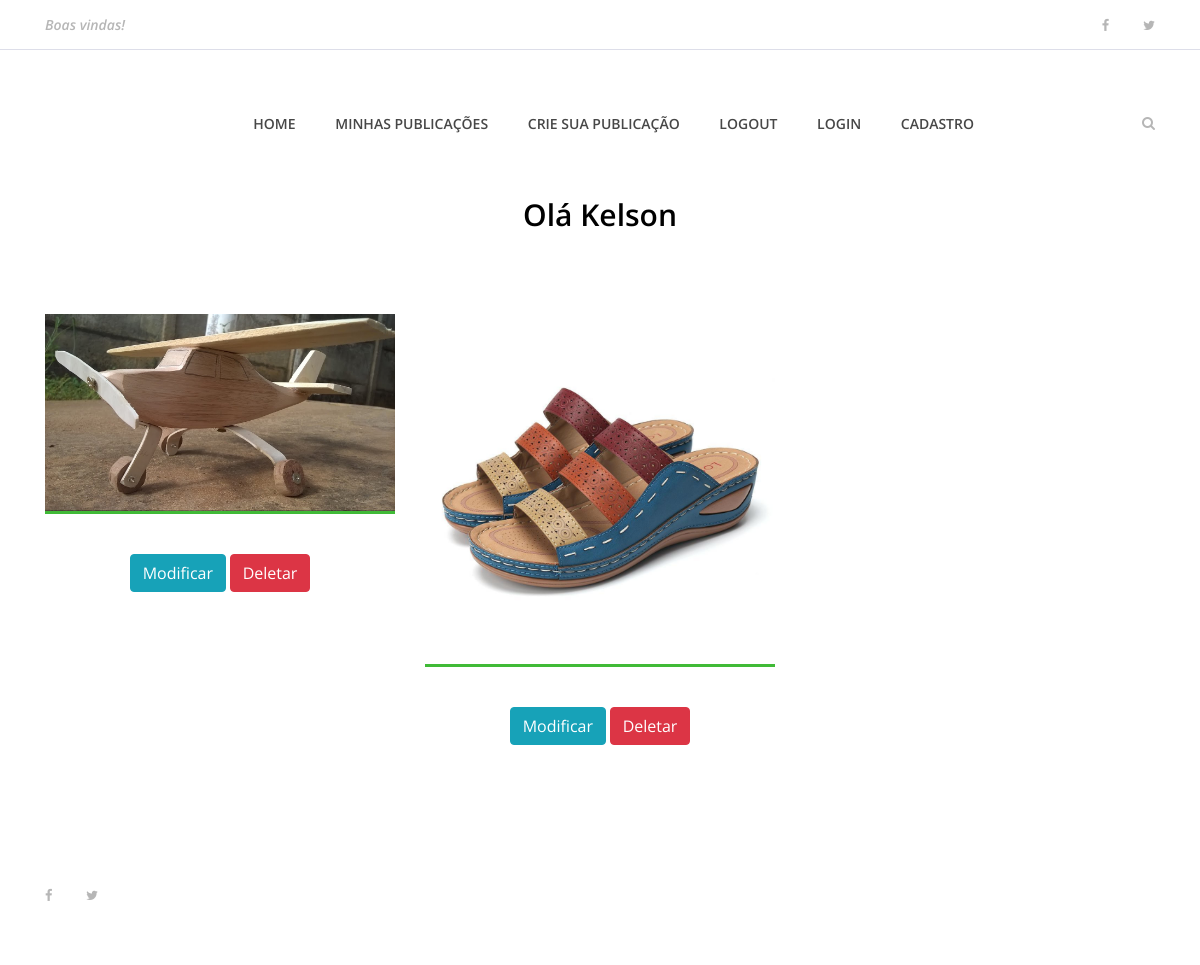
The page /usuarios/dashboard (signed in) on the database its author committed.
### publicacao/models.py (models this page shows)
class Publicacao(models.Model):
    usuario = models.ForeignKey(Usuario, on_delete=models.CASCADE)
    nome_publicacao = models.CharField(max_length=200)
    descricao = models.TextField()
    categoria = models.CharField(max_length=100)
    preco = models.FloatField()
    data_publicacao = models.DateField(default=datetime.now, blank=True)
    publicada = models.BooleanField(default=False)
    foto_publicacao = models.ImageField(upload_to='fotos/%d/%m/%Y', blank = True)
    def __str__(self):
        return "Nome do objeto é = %s" % self.foto_publicacao

### user/views.py (the view)
# urls.py: path('dashboard', views.dashboard, name='dashboard'),
def dashboard(request):
    if request.user.is_authenticated: # verifico o usuario está autenticado
        print('Usuario do Django' + str(request.user.id))
        usuario = get_object_or_404(Usuario,pk=request.user.id)
        print(usuario)
        publicacoes = Publicacao.objects.order_by('-data_publicacao').filter(usuario = usuario.id)
        dados = {
            'publicacoes' : publicacoes
        }
        print(dados)
        return render(request, 'usuarios/dashboard.html', dados)
    else:
        return redirect('index')

### user/models.py (called while the page is built)
    def __str__(self):
        return "Nome do objeto é = %s" % self.nome

### templates/usuarios/dashboard.html (shortened to what this page needs)
{% extends 'base.html' %}
{% load static %}
{% block content %}
    {% include 'partials/_menu.html' %}
<div class="contact-area section-padding-0">
   <div class="container">
       <div class="row">
           <div class="col-12">
               <div class="section-heading">
                   <h3>Olá {{ user.username }}</h3>
               </div>
           </div>
       </div>
   </div>
</div>
    <section class="best-receipe-area">
        <div class="container">
            <div class="row">
                {% if publicacoes %}
                {% for publicacao in publicacoes %}
                <div class="col-12 col-sm-6 col-lg-4">
                    <div class="single-best-receipe-area mb-30">
                        {% if publicacao.foto_publicacao == '' %}
                        <img src="{% static 'img/bg-img/foto_receita.png' %}" alt="">
                        {% else %}
                            <img src="{{ publicacao.foto_publicacao.url }}" alt="">
                        {% endif %}
                        <div class="receipe-content">
                            <a href="{% url 'publicacao' publicacao.id %}">
                                <a href="{% url 'edita_publicacao' publicacao.id %}" type="button" class="btn btn-info">Modificar</a>
                                <a href="{% url 'deleta_publicacao' publicacao.id %}" type="button" class="btn btn-danger">Deletar</a>
                            </a>
                        </div>
                    </div>
                </div>
                {% endfor %}
                {% endif %}
            </div>
        </div>
    </section>
{% include 'partials/_footer.html' %}
{% endblock %}

### TocDoArtesao/static/site.css (style rules this page uses)
* { margin: 0; padding: 0; }
body { font-family: "Open Sans", sans-serif; font-size: 14px; }
h1, h2, h3, h4, h5, h6 { color: #000000; line-height: 1.3; font-weight: 600; }
a, a:hover, a:focus { -webkit-transition-duration: 500ms; transition-duration: 500ms; text-decoration: none; outline: 0 solid transparent; color: #000000; font-weight: 600; font-size: 14px; color: #474747; }
img { height: auto; max-width: 100%; }
.mb-30 { margin-bottom: 30px !important; }
.section-heading { position: relative; z-index: 1; margin-bottom: 80px; text-align: center; }
.section-heading h3 { font-size: 30px; margin-bottom: 0; }
.best-receipe-area { position: relative; z-index: 1; padding-bottom: 50px; }
.single-best-receipe-area { position: relative; z-index: 1; }
.single-best-receipe-area img { border-bottom: 3px solid #40ba37; }
.single-best-receipe-area .receipe-content { padding-top: 30px; text-align: center; }

### rows shown on the page
Publicacao: foto_publicacao (placeholder picture)
Publicacao: foto_publicacao (picture)

### other values the page prints
{{ user.username }} "Kelson"
